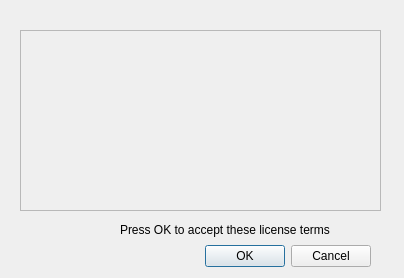
<?xml version="1.0" encoding="UTF-8"?>
<ui version="4.0">
 <class>Dialog</class>
 <widget class="QDialog" name="Dialog">
  <property name="geometry">
   <rect>
    <x>0</x>
    <y>0</y>
    <width>404</width>
    <height>278</height>
   </rect>
  </property>
  <property name="windowTitle">
   <string>MuseLib | LICENSE AGREEMENT</string>
  </property>
  <widget class="QDialogButtonBox" name="buttonBox">
   <property name="geometry">
    <rect>
     <x>30</x>
     <y>240</y>
     <width>341</width>
     <height>32</height>
    </rect>
   </property>
   <property name="orientation">
    <enum>Qt::Horizontal</enum>
   </property>
   <property name="standardButtons">
    <set>QDialogButtonBox::Cancel|QDialogButtonBox::Ok</set>
   </property>
  </widget>
  <widget class="QScrollArea" name="licenseScrollArea">
   <property name="geometry">
    <rect>
     <x>20</x>
     <y>30</y>
     <width>361</width>
     <height>181</height>
    </rect>
   </property>
   <property name="widgetResizable">
    <bool>true</bool>
   </property>
   <widget class="QWidget" name="scrollAreaWidgetContents">
    <property name="geometry">
     <rect>
      <x>0</x>
      <y>0</y>
      <width>359</width>
      <height>179</height>
     </rect>
    </property>
   </widget>
  </widget>
  <widget class="QLabel" name="label">
   <property name="geometry">
    <rect>
     <x>120</x>
     <y>220</y>
     <width>251</width>
     <height>20</height>
    </rect>
   </property>
   <property name="text">
    <string>Press OK to accept these license terms</string>
   </property>
  </widget>
 </widget>
 <resources/>
 <connections>
  <connection>
   <sender>buttonBox</sender>
   <signal>accepted()</signal>
   <receiver>Dialog</receiver>
   <slot>accept()</slot>
   <hints>
    <hint type="sourcelabel">
     <x>248</x>
     <y>254</y>
    </hint>
    <hint type="destinationlabel">
     <x>157</x>
     <y>274</y>
    </hint>
   </hints>
  </connection>
  <connection>
   <sender>buttonBox</sender>
   <signal>rejected()</signal>
   <receiver>Dialog</receiver>
   <slot>reject()</slot>
   <hints>
    <hint type="sourcelabel">
     <x>316</x>
     <y>260</y>
    </hint>
    <hint type="destinationlabel">
     <x>286</x>
     <y>274</y>
    </hint>
   </hints>
  </connection>
 </connections>
</ui>
